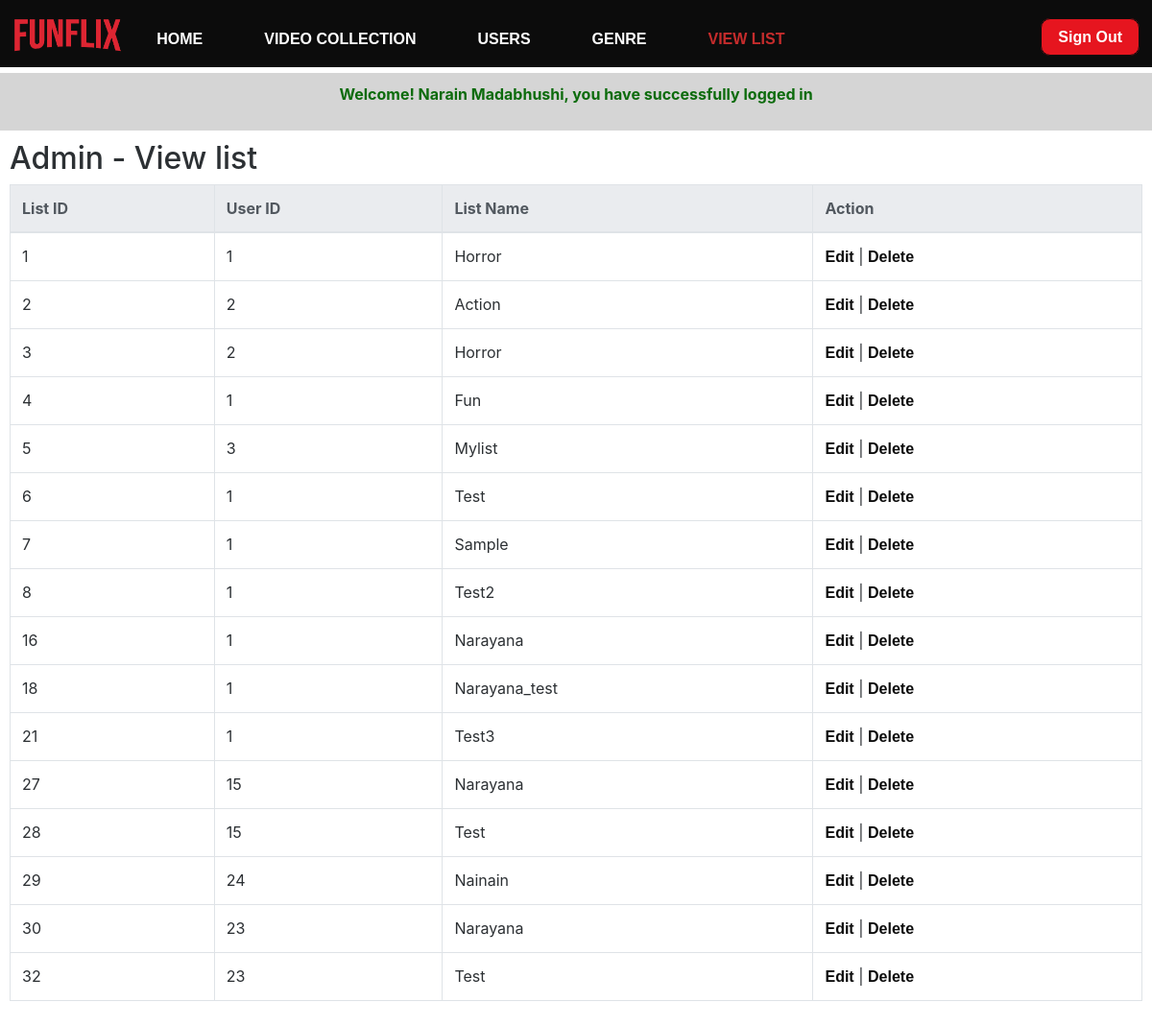
The page /admin/viewlist.php (signed in) on the database its author committed.
### tables this page shows
CREATE TABLE IF NOT EXISTS `view_list` (
  `list_id` int(11) NOT NULL AUTO_INCREMENT,
  `user_id` int(11) NOT NULL,
  `list_name` varchar(255) NOT NULL,
  `created_at` datetime NOT NULL DEFAULT CURRENT_TIMESTAMP,
  `updated_at` datetime DEFAULT NULL,
  PRIMARY KEY (`list_id`)
);

### classes/Models/Model.php (called while the page is built, shortened)
<?php
class Model
{
	protected static $dbh;
	public static function init(\PDO $dbh)
	{
		static::$dbh = $dbh;
	}
	public function all()
	{
		$query = "SELECT * FROM {$this->table}";
		$stmt = static::$dbh->prepare($query);
		$stmt->execute();
		return $stmt->fetchAll(\PDO::FETCH_ASSOC);
	}
}

### public/admin/viewlist.php (the view, shortened to what this page needs)
<?php
    $heading = "Admin - View list";
 if(isset($_SESSION['is_admin']) && $_SESSION['is_admin'] == true)
  {
    $viewlist = new Viewlist();
    $list = $viewlist->all();
  } else{
      header("Location: ../login.php");
      $_SESSION['flash'] = 'You need to be admin to view this page';
      die;
  }
?><!DOCTYPE html>
<html lang="en">
<head>
  <link rel="stylesheet" href="../css/desktop.css" />
  <link rel="stylesheet" href="https://maxcdn.bootstrapcdn.com/bootstrap/4.3.1/css/bootstrap.min.css" />
</head>
<body>
  <?php require '../../inc/admin_header.inc.php'; ?>
  <?php require '../../inc/flash.inc.php'; ?>
  <div id="container">
  <h2><?=$heading?></h2>
  <table class="table table-bordered table-hover">
    <thead class="thead-light">
    <tr>
      <th>List ID</th>
      <th>User ID</th>
      <th>List Name</th>
      <th>Action</th>
    </tr>
    </thead>
    <?php foreach ($list as $viewlist): ?>
      <tr>
      <td><?= $viewlist['list_id'] ?></td>
      <td><?= $viewlist['user_id'] ?></td>
      <td><?= ucwords(strtolower(($viewlist['list_name']))) ?></td>
      <td><a href="edit.php?listid=<?= $viewlist['list_id'] ?>">Edit</a> | <a href="#">Delete</a></td>
      </tr>    <?php endforeach ?>
  </table>
 </div>
</body>

### public/css/desktop.css (style rules this page uses)
body { background: radial-gradient(transparent, #000), url('../images/bckground_img1.jpg'); background-size: cover; min-height: 530px; opacity: 0.95; margin: 0; background-repeat: no-repeat; background-attachment: fixed; padding: 0; font-family: 'Josefin Sans', Arial, sans-serif; }
a { text-decoration: none; font-family: Arial,sans-serif; font-weight: 600; }

### rows shown on the page
view_list: list_id "1", user "1", list_name "Horror"
view_list: list_id "2", user "2", list_name "Action"
view_list: list_id "3", user "2", list_name "Horror"
view_list: list_id "4", user "1", list_name "Fun"
view_list: list_id "5", user "3", list_name "Mylist"
view_list: list_id "6", user "1", list_name "Test"
view_list: list_id "7", user "1", list_name "Sample"
view_list: list_id "8", user "1", list_name "Test2"
view_list: list_id "16", user "1", list_name "Narayana"
view_list: list_id "18", user "1", list_name "Narayana_test"
view_list: list_id "21", user "1", list_name "Test3"
view_list: list_id "27", user "15", list_name "Narayana"
view_list: list_id "28", user "15", list_name "Test"
view_list: list_id "29", user "24", list_name "Nainain"
view_list: list_id "30", user "23", list_name "Narayana"
view_list: list_id "32", user "23", list_name "Test"

### other values the page prints
$_SESSION['flash'] "Welcome! Narain Madabhushi, you have successfully logged in"
$heading "Admin - View list"
